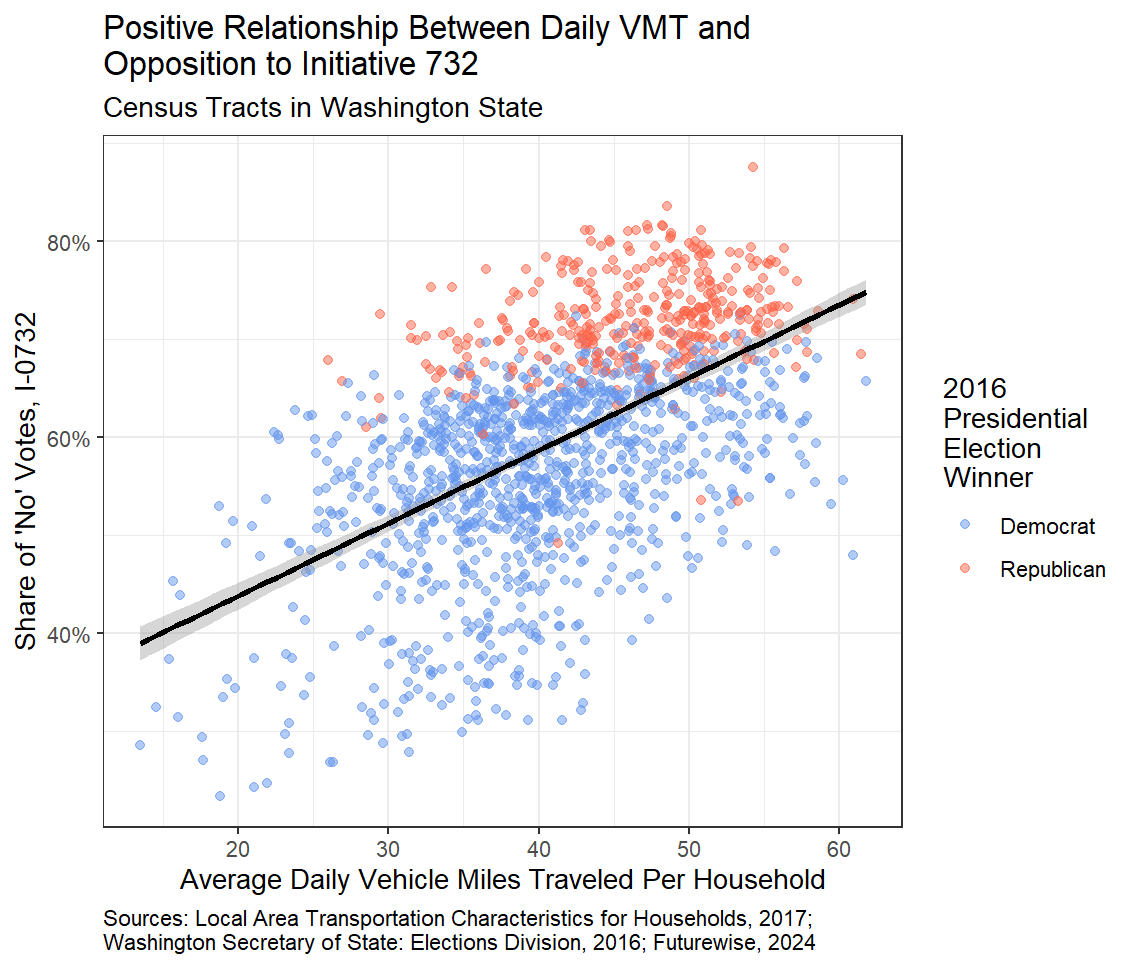

This chart was generated by the following R code:
tar_load(model_data)

model_data |> 
  drop_na() |> 
  st_drop_geometry() |> 
  mutate(vote_party = case_when(
    vote_rep_pct <= 50 ~ "Democrat",
    vote_rep_pct > 50 ~ "Republican",
    TRUE ~ "Other"
  )) |> 
  mutate(vote_party = factor(vote_party,
                             levels = c("Democrat",
                                        "Republican",
                                        "Other"))) |> 
  ggplot() +
  aes(y = vote_i0732n_pct/100, 
      x = hh_vmt)+
  geom_point(aes(fill = vote_party,
                 color = vote_party),
             alpha = 0.5) +
  geom_smooth(method = "lm",
              se = TRUE,
              color = "black",
              linetype = 1) +
  scale_y_continuous(labels = scales::percent) +
  scale_color_manual(values = c("cornflowerblue","tomato")) +
  theme_bw() +
  guides(fill = FALSE) +
  ylab("Share of 'No' Votes, I-0732") +
  xlab("Average Daily Vehicle Miles Traveled Per Household") +
  labs(title = "Positive Relationship Between Daily VMT and\nOpposition to Initiative 732",
       subtitle = "Census Tracts in Washington State",
       color = "2016\nPresidential\nElection\nWinner",
       caption = "Sources: Local Area Transportation Characteristics for Households, 2017;\nWashington Secretary of State: Elections Division, 2016; Futurewise, 2024") +
  theme(plot.caption = element_text(hjust = 0))

ggsave("plots/2024-04-25_scatter-plot-vmt-i723.png",
       dpi = 300,
       width = 605,height = 516, units = "px")
